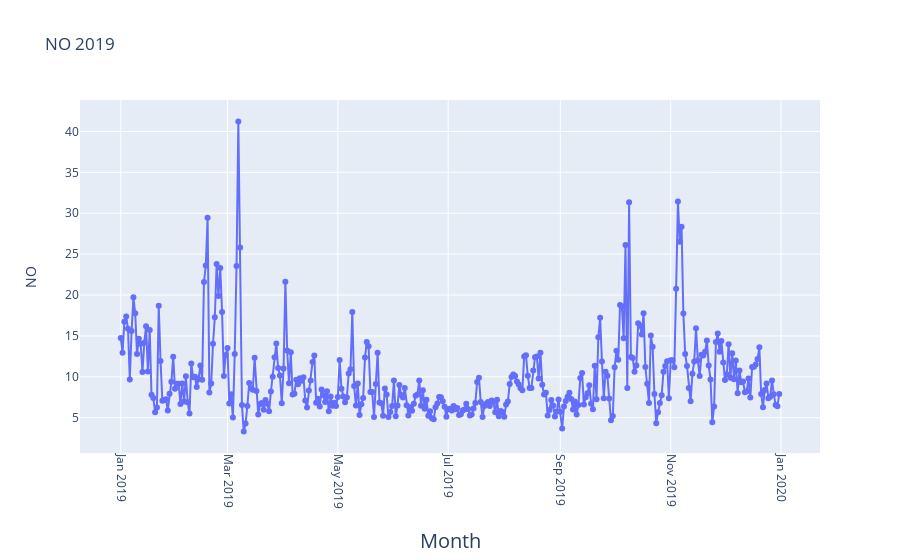

The notebook cell saved with this chart:
### Code cell
#2019
fig = go.Figure(go.Scatter(
    mode = "lines+markers",
    y = aqi_level_19.iloc[:,2],
    x = aqi_level_19.iloc[:,1]))
fig.update_xaxes(
        tickangle = 90,
        title_text = "Month",
        title_font = {"size": 20},
        title_standoff = 25)

fig.update_yaxes(
        title_text = "NO",
        title_standoff = 25)
fig.update_layout(title_text="NO 2019")

fig.show()

### Figure 1 — Plotly figure (JSON) as saved in the notebook; plotly's stock layout.template omitted (floating-point values rounded to 4 significant figures; data arrays with more than 128 entries replaced by an {"elided": "..."} marker saying what was removed)
{"data": [{"mode": "lines+markers", "type": "scatter", "x": {"elided": "365 str values"}, "y": {"elided": "365 float values"}}], "layout": {"title": {"text": "NO 2019"}, "xaxis": {"tickangle": 90, "title": {"font": {"size": 20}, "standoff": 25, "text": "Month"}}, "yaxis": {"title": {"standoff": 25, "text": "NO"}}}}
